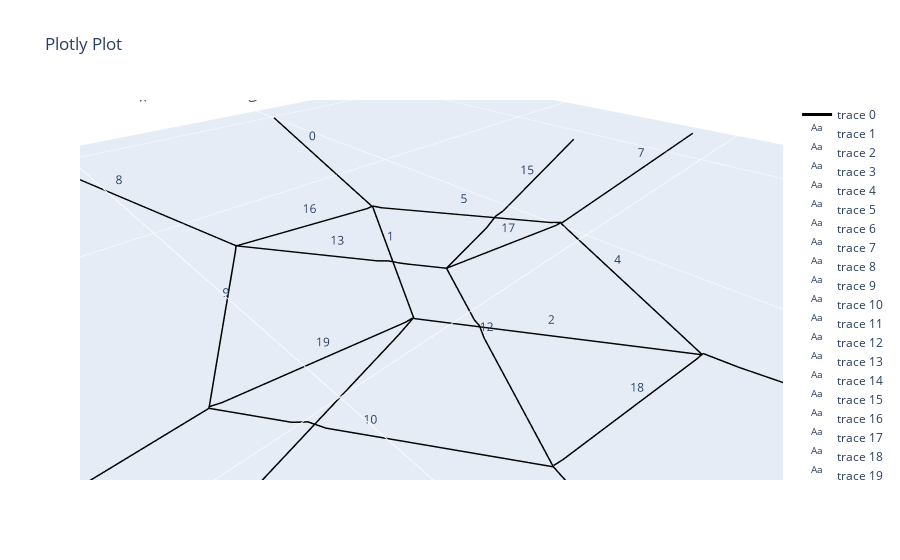

The code cell stored with this chart in its notebook:
### Code cell
net.net_plot(color=True, plot_type='arcs', elables=True, vlabels=False)

### Figure 1 — Plotly figure (JSON) as saved in the notebook; plotly's stock layout.template omitted (floating-point values rounded to 4 significant figures; data arrays with more than 128 entries replaced by an {"elided": "..."} marker saying what was removed)
{"data": [{"line": {"color": "black", "width": 3}, "mode": "lines", "type": "scatter3d", "x": {"elided": "420 float values"}, "y": {"elided": "420 float values"}, "z": {"elided": "420 float values"}}, {"mode": "text", "text": ["0"], "type": "scatter3d", "x": [8.833], "y": [-65.68], "z": [0]}, {"mode": "text", "text": ["1"], "type": "scatter3d", "x": [25.94], "y": [-18.34], "z": [0]}, {"mode": "text", "text": ["2"], "type": "scatter3d", "x": [25.09], "y": [9.621], "z": [0]}, {"mode": "text", "text": ["3"], "type": "scatter3d", "x": [8.936], "y": [56.86], "z": [0]}, {"mode": "text", "text": ["4"], "type": "scatter3d", "x": [7.61], "y": [9.086], "z": [0]}, {"mode": "text", "text": ["5"], "type": "scatter3d", "x": [8.467], "y": [-18.87], "z": [0]}, {"mode": "text", "text": ["6"], "type": "scatter3d", "x": [67.19], "y": [5.262], "z": [0]}, {"mode": "text", "text": ["7"], "type": "scatter3d", "x": [-34.9], "y": [-6.942], "z": [0]}, {"mode": "text", "text": ["8"], "type": "scatter3d", "x": [48.41], "y": [-70.1], "z": [0]}, {"mode": "text", "text": ["9"], "type": "scatter3d", "x": [49.74], "y": [-22.33], "z": [0]}, {"mode": "text", "text": ["10"], "type": "scatter3d", "x": [48.88], "y": [5.625], "z": [0]}, {"mode": "text", "text": ["11"], "type": "scatter3d", "x": [48.51], "y": [52.43], "z": [0]}, {"mode": "text", "text": ["12"], "type": "scatter3d", "x": [31.4], "y": [5.089], "z": [0]}, {"mode": "text", "text": ["13"], "type": "scatter3d", "x": [32.26], "y": [-22.87], "z": [0]}, {"mode": "text", "text": ["14"], "type": "scatter3d", "x": [92.24], "y": [-6.305], "z": [0]}, {"mode": "text", "text": ["15"], "type": "scatter3d", "x": [-9.848], "y": [-18.51], "z": [0]}, {"mode": "text", "text": ["16"], "type": "scatter3d", "x": [29.53], "y": [-34.58], "z": [0]}, {"mode": "text", "text": ["17"], "type": "scatter3d", "x": [11.2], "y": [-7.158], "z": [0]}, {"mode": "text", "text": ["18"], "type": "scatter3d", "x": [27.82], "y": [21.33], "z": [0]}, {"mode": "text", "text": ["19"], "type": "scatter3d", "x": [46.15], "y": [-6.088], "z": [0]}], "layout": {"scene": {"aspectmode": "data"}, "title": {"text": "Plotly Plot"}}}
